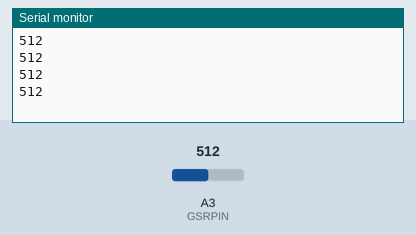
A sketch run on a simulated Arduino Uno, built with avr-gcc and run on an emulated ATmega328P. On the bench: the last lines printed to the serial monitor. The test bench sets the inputs (shaded band); at power-on: A3 (GSRPIN) = 512.

Above: at 1.2 s.
1.3 s: A3 (GSRPIN) set to 716
At 1.72 s:
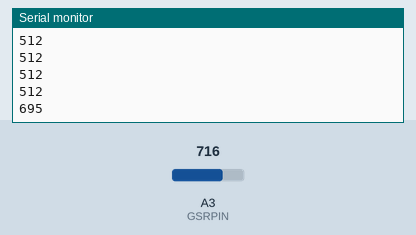
2.8 s: A3 (GSRPIN) set to 900
At 3.0 s:
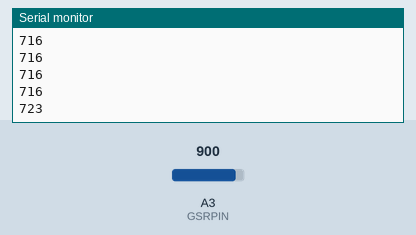
Timing chart, 0 to 5.8 s (numbered marks = the images above; inputs shaded):
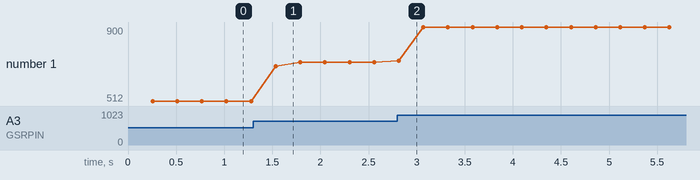

Measured:
- after the input at 1.3 s, the serial monitor: prints a new line after 0.24 s (image 1)
- after the input at 2.8 s, the serial monitor: prints a new line at once (image 2)
- plotted number 1: 512 → 716 after the input at 1.3 s, 716 → 900 after the input at 2.8 s

The sketch:

011_GSR_SENSOR.ino
```cpp
const int GSRPIN = A3;
int gsr_sensorValue = 0;
int gsr_average = 0;

void setup() {
  Serial.begin(9600);
}

void loop() {

  long gsr_sum = 0;
  for (int i = 0; i < 50; i++)    //Average the 10 measurements to remove the glitch
  { gsr_sensorValue = analogRead(GSRPIN);
    gsr_sum += gsr_sensorValue;
    delay(5);
  }
  gsr_average = gsr_sum / 50;

  Serial.println(gsr_average);
}
```
